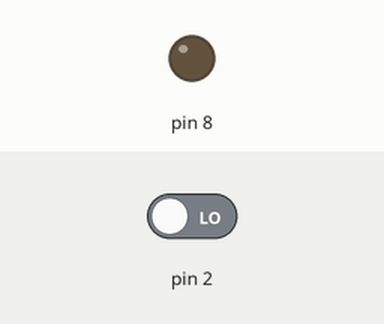
This sketch was run on a simulated Arduino Uno, built with avr-gcc and run on an emulated ATmega328P. Shown: output pins drawn as LEDs (lit = HIGH). Inputs (shaded band) come from the test bench; at power-on: pin 2 LOW.

Above: at 1.2 s.
1.3 s: pin 2 driven HIGH
At 2.5 s:
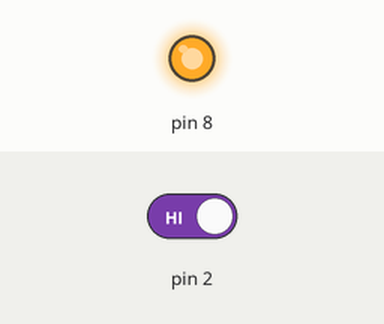
2.8 s: pin 2 driven LOW
At 3.7 s:
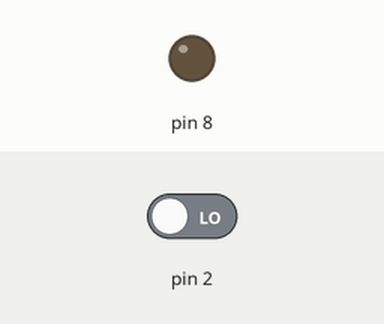
Timing chart, 0 to 5.8 s (numbered marks = the images above; inputs shaded):
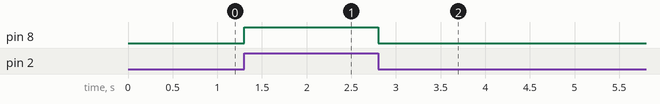

Measured:
- after the input at 1.3 s, pin 8: LOW → HIGH at once
- after the input at 2.8 s, pin 8: HIGH → LOW at once

The sketch:

Button.ino
```cpp
void setup(){
  pinMode(2, INPUT); //按鈕腳位
  Serial.begin(9600);
  pinMode(8, OUTPUT); //LED腳位8
}

void loop(){
  if (HIGH == digitalRead(2)) {
    digitalWrite(8, HIGH);
  } else {
    digitalWrite(8, LOW);
  }
  delay(100);
}
```
